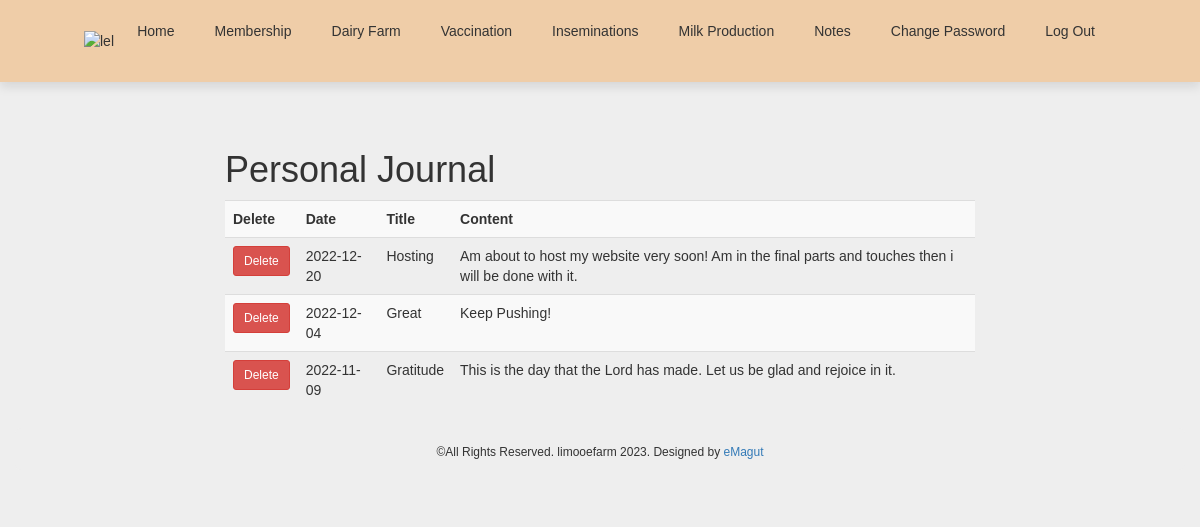
/view_notes.php (signed in), run on the app's committed database.
### tables this page shows
CREATE TABLE `personal_notes` (
  `notes_id` tinyint(30) UNSIGNED NOT NULL,
  `date_written` date NOT NULL,
  `title` varchar(40) NOT NULL,
  `content` text NOT NULL
);

### view_notes.php (the view, shortened to what this page needs)
<!DOCTYPE html>
<html>
<head>
<link rel="stylesheet" href="https://maxcdn.bootstrapcdn.com/bootstrap/3.4.1/css/bootstrap.min.css">
<link rel="stylesheet" href="https://cdnjs.cloudflare.com/ajax/libs/animate.css/3.7.2/animate.min.css">
</head>
<body style="background-color:#EEE;">
	<header>
    <?php include('header.php'); ?>
</header>
	<div class="container" style="margin-top:130px;">
		<div class="row">
			<div class="col-sm-8 col-lg-8 col-lg-offset-2 ">
           <h1>Personal Journal</h1>
           <?php
try {
 require('mysqli_connect.php');
 $pagerows = 10;
 if ((isset($_GET['s'])) &&( is_numeric($_GET['s'])))
 {
 $start = htmlspecialchars($_GET['s'], ENT_QUOTES);
 }else{
 $start = 0;
 }
 $query = "SELECT notes_id, date_written AS regdat, title, content FROM personal_notes ORDER BY notes_id DESC";
 $query .=" LIMIT ?, ?";
 $q = mysqli_stmt_init($dbcon);
 mysqli_stmt_prepare($q, $query);
 mysqli_stmt_bind_param($q, "ii", $start, $pagerows);
 mysqli_stmt_execute($q);
 $result = mysqli_stmt_get_result($q);
 if ($result) {
 echo '<table class="table table-striped table-hover table-responsive">
 <tr>
 <th scope="col">Delete</th>
 <th scope="col">Date</th>
 <th scope="col">Title</th>
 <th scope="col">Content</th>
 </tr>';
 while ($row = mysqli_fetch_array($result, MYSQLI_ASSOC)) {
 $notes_id = htmlspecialchars($row['notes_id'], ENT_QUOTES);
 $date_written =htmlspecialchars($row['regdat'], ENT_QUOTES);
 $title =htmlspecialchars($row['title'], ENT_QUOTES);
 $content = htmlspecialchars($row['content'], ENT_QUOTES);
 echo '<tr>
 <td><a href="delete_notes.php?id=' . $notes_id .'" class="btn btn-danger btn-sm">Delete</a></td>
 <td>' . $date_written . '</td>
 <td>' . $title. '</td>
 <td>' . $content . '</td>
 </tr>';
 }
 echo '</table>';
 }
 else {
 echo '<p class="text-center">The notes records could not be ';
 echo 'retrieved at the moment. We apologize for any inconvenience.</p>';
 exit;
 }
}
catch(Exception $e)
{
 print "The system is busy please try later";
}
catch(Error $e)
{
 print "The system is busy please try again later.";
}
?>
			</div>
		</div>
    <footer class="jumbotron text-center row"
 style="padding-bottom:1px; padding-top:8px;">
<?php include('footer.php'); ?>
 </footer>
	</div>
</body>
</html>

### header.php (style rules this page uses)
* { margin:0; padding:0; box-sizing: border-box; font-family:Arial, Helvetica; text-decoration: none; }
body { min-height: 100vh; background-size: cover; background-position:center; }
header { position: fixed; top:0px; left:0; right: 0; background:#EFCDA8; box-shadow: 0 5px 10px rgba(0,0,0,.1); padding:0px 7%; display: flex; align-items: center; justify-content: space-between; z-index: 1000; }

### data on the page
personal_notes: date_written "2022-12-20", title "Hosting", content "Am about to host my website very soon! Am in the final parts and touches then i will be done with it."
personal_notes: date_written "2022-12-04", title "Great", content "Keep Pushing!"
personal_notes: date_written "2022-11-09", title "Gratitude", content "This is the day that the Lord has made. Let us be glad and rejoice in it."
